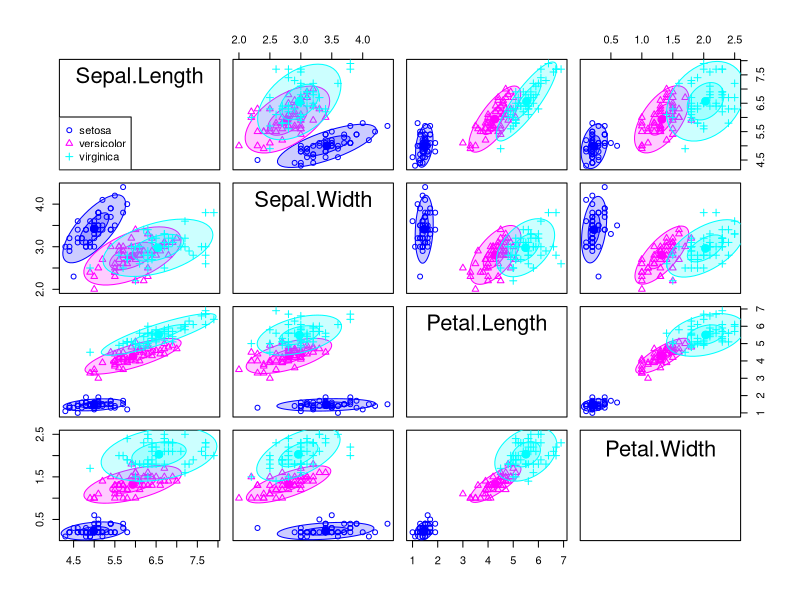
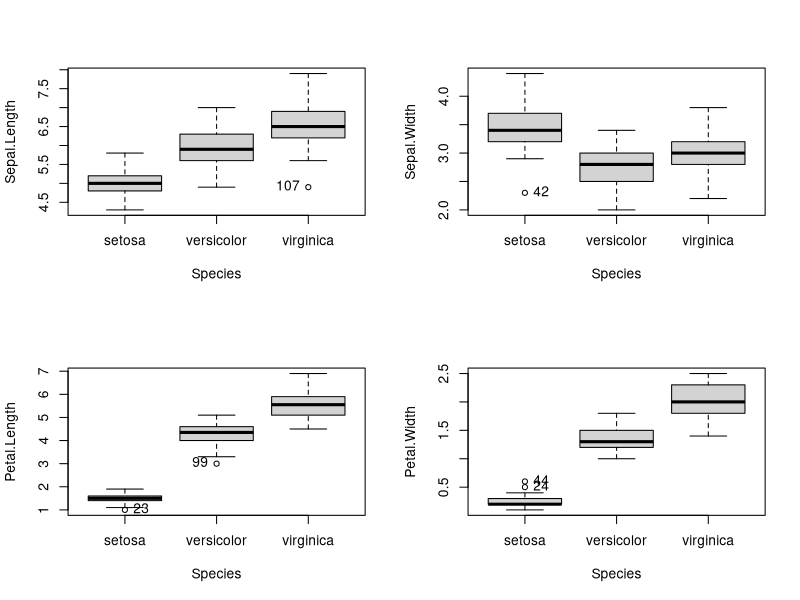
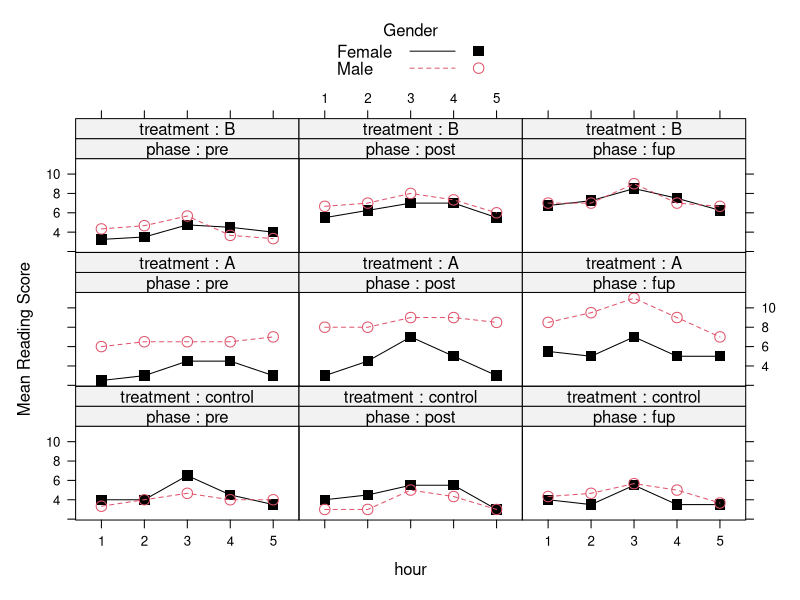

Generate these figures, in order, with R:
##-----------------------------------------------------##
##  An R Companion to Applied Regression, 3rd Edition  ##
##      J. Fox and S. Weisberg, Sage Publications      ##
##        Script for  Appendix on Multivariate         ##
##                     Linear Models                   ##
##-----------------------------------------------------##

set.seed(12345)

library("car")
some(iris)

## Analisis exploratorio -Verificacion por pares de variables
scatterplotMatrix(~ Sepal.Length + Sepal.Width + Petal.Length
    + Petal.Width | Species,
  data=iris, smooth=FALSE, regLine=FALSE, ellipse=TRUE,
  by.groups=TRUE, diagonal=FALSE, legend=list(coords="bottomleft"))

## comparacion de estadisticos de orden
par(mfrow=c(2, 2))
for (response in c("Sepal.Length", "Sepal.Width",
                   "Petal.Length", "Petal.Width"))
  Boxplot(iris[, response] ~ Species, data=iris, ylab=response)

## Modelo multivariado
mod.iris <- lm(cbind(Sepal.Length, Sepal.Width, Petal.Length, Petal.Width)
    ~ Species, data=iris)
class(mod.iris)
mod.iris
summary(mod.iris)

(manova.iris <- Anova(mod.iris))
class(manova.iris)
summary(manova.iris)

anova(mod.iris)

## Pruebas de combinaciones sobre las variables
linearHypothesis(mod.iris, "0.5*Speciesversicolor + 0.5*Speciesvirginica",
    verbose=TRUE)
linearHypothesis(mod.iris, "Speciesversicolor = Speciesvirginica",
    verbose=TRUE)

## Modificaciones alternativas
C <- matrix(c(1, -0.5, -0.5,  0, 1, -1), 3, 2)
colnames(C) <- c("setosa vs. versicolor & virginica", "versicolor & virginica")
contrasts(iris$Species) <- C
contrasts(iris$Species)
(mod.iris.2 <- update(mod.iris))
linearHypothesis(mod.iris.2, c(0, 1, 0)) # setosa vs. versicolor & virginica
linearHypothesis(mod.iris.2, c(0, 0, 1)) # versicolor vs. virginica

Anova(mod.iris, imatrix=list(Sepal.Length=matrix(c(1, 0, 0, 0))))

linearHypothesis(mod.iris, c("Speciesversicolor = 0", "Speciesvirginica = 0"),
  P=matrix(c(1, 0, 0, 0))) # equivalent

Anova(lm(Sepal.Length ~ Species, data=iris))


## Ejemplo de medidas repetidas
set.seed(12345)

some(OBrienKaiser)
contrasts(OBrienKaiser$treatment)
contrasts(OBrienKaiser$gender)
xtabs(~ treatment + gender, data=OBrienKaiser)

## Preparacion de los datos a formato largo para su uso en lattice
phase <- factor(rep(c("pretest", "posttest", "followup"), c(5, 5, 5)),
    levels=c("pretest", "posttest", "followup"))
hour <- ordered(rep(1:5, 3))
idata <- data.frame(phase, hour)
idata

OBrien.long <- reshape(OBrienKaiser,
    varying=c("pre.1", "pre.2", "pre.3", "pre.4", "pre.5",
        "post.1", "post.2", "post.3", "post.4", "post.5",
        "fup.1", "fup.2", "fup.3",  "fup.4", "fup.5"),
    v.names="score",
    timevar="phase.hour", direction="long")
OBrien.long$phase <- ordered(
      c("pre", "post", "fup")[1 + ((OBrien.long$phase.hour - 1) %/% 5)],
    levels=c("pre", "post", "fup"))
OBrien.long$hour <- ordered(1 + ((OBrien.long$phase.hour - 1) %% 5))
dim(OBrien.long)
head(OBrien.long, 25) # first 25 rows

Means <- as.data.frame(ftable(with(OBrien.long,
    tapply(score,
        list(treatment=treatment, gender=gender, phase=phase, hour=hour),
        mean))))
names(Means)[5] <- "score"
dim(Means)
head(Means, 25) # Primeras 25 medias

## Analisis exploratorio
library(lattice)
xyplot(score ~ hour | phase + treatment, groups=gender, type="b",
    strip=function(...) strip.default(strip.names=c(TRUE, TRUE), ...),
    lty=1:2, pch=c(15, 1), col=1:2, cex=1.25,
    ylab="Mean Reading Score", data=Means,
    key=list(title="Gender",  cex.title=1,
      text=list(c("Female", "Male")), lines=list(lty=1:2, col=1:2),
      points=list(pch=c(15, 1), col=1:2, cex=1.25)))

## Modelo de medidas repetidas
mod.ok <- lm(cbind(pre.1, pre.2, pre.3, pre.4, pre.5,
                     post.1, post.2, post.3, post.4, post.5,
                     fup.1, fup.2, fup.3, fup.4, fup.5) ~  treatment*gender,
                data=OBrienKaiser)
mod.ok

## Uso del manova para especificar elementos
(av.ok <- Anova(mod.ok, idata=idata, idesign=~phase*hour, type=3))

## Uso unidimensional del anova para probar efectos - "efectos mixtos"
summary(av.ok, multivariate=FALSE)

## Uso de hipotesis lineales
linearHypothesis(mod.ok, "(Intercept) = 0", idata=idata,
  idesign=~phase*hour, iterms="hour") # Efecto principal de la hora

## Alterno
(Hour <- model.matrix(~ hour, data=idata))
linearHypothesis(mod.ok, "(Intercept) = 0",
  P=Hour[ , c(2:5)]) # Efecto principal de la hora (equivalente)

## Verificacion de transformaciones de potencia
linearHypothesis(mod.ok, "(Intercept) = 0", P=Hour[ , 2, drop=FALSE]) # linear
linearHypothesis(mod.ok, "(Intercept) = 0", P=Hour[ , 3, drop=FALSE]) # cuadratico
linearHypothesis(mod.ok, "(Intercept) = 0", P=Hour[ , 4, drop=FALSE]) # cubico
linearHypothesis(mod.ok, "(Intercept) = 0", P=Hour[ , 5, drop=FALSE]) # cuarta
linearHypothesis(mod.ok, "(Intercept) = 0", P=Hour[ , c(2, 4:5)]) # Todos no cuadraticos

